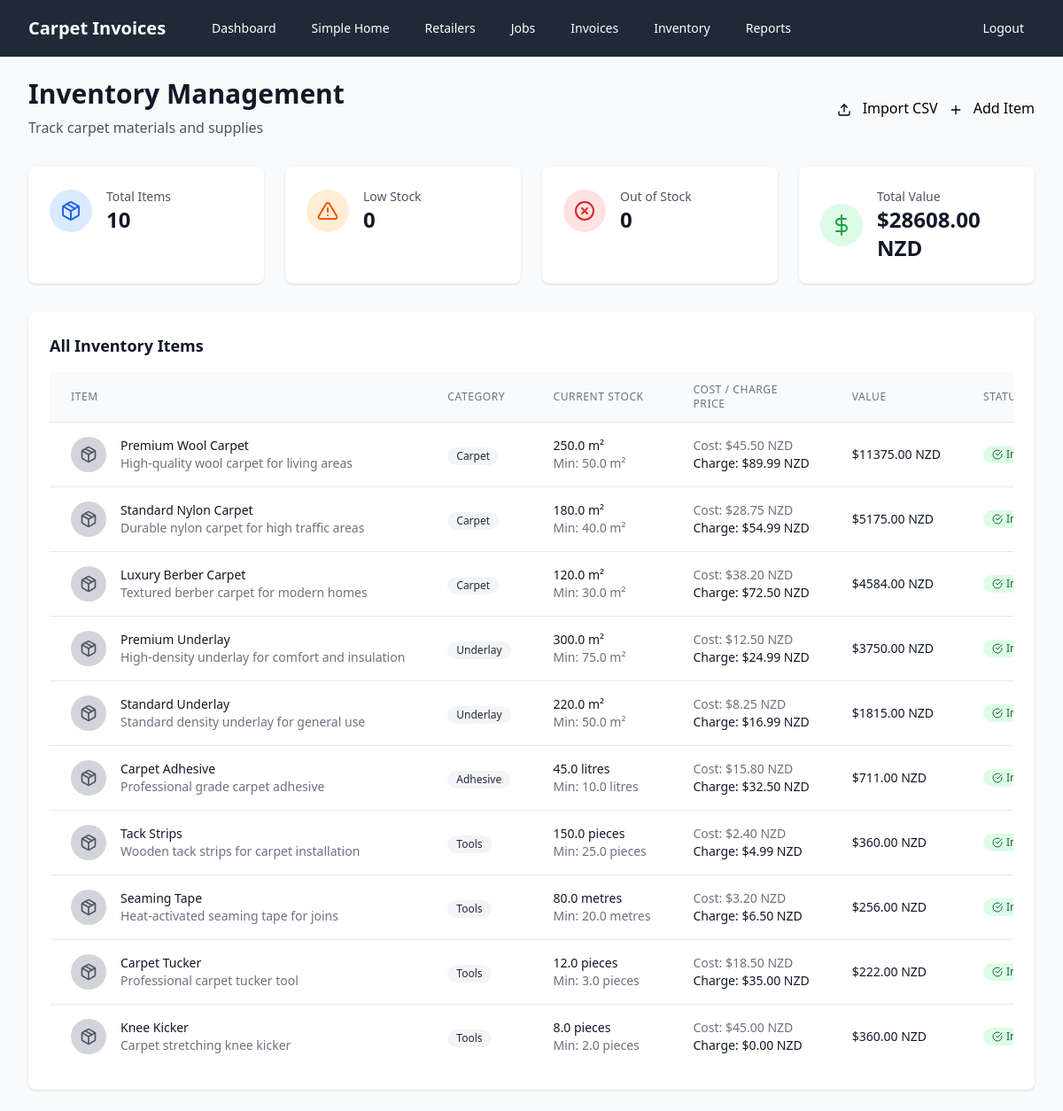
The page /inventory (signed in) on the database its author committed.
### models.py (models this page shows, shortened)
class InventoryItem(db.Model):
    id = db.Column(db.Integer, primary_key=True)
    name = db.Column(db.String(200), nullable=False)
    description = db.Column(db.String(500))
    category = db.Column(db.String(100), nullable=False)  # carpet, underlay, tools, adhesive, etc.
    unit = db.Column(db.String(50), nullable=False)  # m², linear metres, pieces, litres, etc.
    unit_cost = db.Column(db.Float, nullable=False, default=0.0)  # What you pay for the item
    charge_price = db.Column(db.Float, nullable=False, default=0.0)  # What you charge customers
    current_stock = db.Column(db.Float, nullable=False, default=0.0)
    minimum_stock = db.Column(db.Float, nullable=False, default=0.0)
    supplier = db.Column(db.String(200))
    supplier_code = db.Column(db.String(100))
    date_created = db.Column(db.Date, nullable=False, default=datetime.now().date)
    is_active = db.Column(db.Boolean, nullable=False, default=True)
    stock_movements = relationship("StockMovement", back_populates="inventory_item", cascade="all, delete-orphan")
    @property
    def stock_status(self):
        if self.current_stock <= 0:
            return 'out_of_stock'
        elif self.current_stock <= self.minimum_stock:
            return 'low_stock'
        else:
            return 'in_stock'
    @property
    def total_value(self):
        return self.current_stock * self.unit_cost

### app.py (the view)
@app.route('/inventory')
@login_required
def inventory():
    items = db.session.query(InventoryItem).filter_by(is_active=True).all()
    total_items = len(items)
    low_stock_items = [item for item in items if item.stock_status == 'low_stock']
    out_of_stock_items = [item for item in items if item.stock_status == 'out_of_stock']
    total_value = sum(item.total_value for item in items)
    return render_template('inventory.html',
                         items=items,
                         total_items=total_items,
                         low_stock_count=len(low_stock_items),
                         out_of_stock_count=len(out_of_stock_items),
                         total_value=total_value,
                         low_stock_items=low_stock_items[:5],  # Show first 5 for quick view
                         out_of_stock_items=out_of_stock_items[:5])

### app.py (called while the page is built)
def login_required(f):
    from functools import wraps
    @wraps(f)
    def decorated_function(*args, **kwargs):
        if not session.get('logged_in'):
            return redirect(url_for('login'))
        return f(*args, **kwargs)
    return decorated_function

def format_nz_currency(amount):
    return f"${amount:.2f} NZD"

@app.template_filter('nz_currency')
def nz_currency_filter(amount):
    return format_nz_currency(amount)

### templates/inventory.html (shortened to what this page needs)
{% extends "base.html" %}
{% block content %}
<div class="flex flex-col sm:flex-row justify-between items-start sm:items-center mb-8">
    <div>
        <h1 class="text-3xl font-bold text-gray-900">Inventory Management</h1>
        <p class="mt-2 text-gray-600">Track carpet materials and supplies</p>
    </div>
    <div class="mt-4 sm:mt-0 flex gap-3">
        <a href="{{ url_for('import_inventory_csv') }}" class="btn-secondary">
            <i data-feather="upload" class="inline h-4 w-4 mr-2"></i>
            Import CSV
        </a>
        <a href="{{ url_for('add_inventory_item') }}" class="btn-primary">
            <i data-feather="plus" class="inline h-4 w-4 mr-2"></i>
            Add Item
        </a>
    </div>
</div>
<div class="grid grid-cols-1 md:grid-cols-4 gap-6 mb-8">
    <div class="bg-white rounded-lg shadow p-6">
        <div class="flex items-center">
            <div class="p-3 rounded-full bg-blue-100">
                <i data-feather="package" class="h-6 w-6 text-blue-600"></i>
            </div>
            <div class="ml-4">
                <p class="text-sm font-medium text-gray-600">Total Items</p>
                <p class="text-2xl font-bold text-gray-900">{{ total_items }}</p>
            </div>
        </div>
    </div>
    <div class="bg-white rounded-lg shadow p-6">
        <div class="flex items-center">
            <div class="p-3 rounded-full bg-orange-100">
                <i data-feather="alert-triangle" class="h-6 w-6 text-orange-600"></i>
            </div>
            <div class="ml-4">
                <p class="text-sm font-medium text-gray-600">Low Stock</p>
                <p class="text-2xl font-bold text-gray-900">{{ low_stock_count }}</p>
            </div>
        </div>
    </div>
    <div class="bg-white rounded-lg shadow p-6">
        <div class="flex items-center">
            <div class="p-3 rounded-full bg-red-100">
                <i data-feather="x-circle" class="h-6 w-6 text-red-600"></i>
            </div>
            <div class="ml-4">
                <p class="text-sm font-medium text-gray-600">Out of Stock</p>
                <p class="text-2xl font-bold text-gray-900">{{ out_of_stock_count }}</p>
            </div>
        </div>
    </div>
    <div class="bg-white rounded-lg shadow p-6">
        <div class="flex items-center">
            <div class="p-3 rounded-full bg-green-100">
                <i data-feather="dollar-sign" class="h-6 w-6 text-green-600"></i>
            </div>
            <div class="ml-4">
                <p class="text-sm font-medium text-gray-600">Total Value</p>
                <p class="text-2xl font-bold text-gray-900">{{ total_value | nz_currency }}</p>
            </div>
        </div>
    </div>
</div>
<div class="bg-white rounded-lg shadow">
    <div class="p-6">
        <h2 class="text-lg font-semibold text-gray-900 mb-4">All Inventory Items</h2>
        {% if items %}
        <div class="overflow-x-auto">
            <table class="min-w-full divide-y divide-gray-200">
                <thead class="bg-gray-50">
                    <tr>
                        <th class="px-6 py-3 text-left text-xs font-medium text-gray-500 uppercase tracking-wider">
                            Item
                        </th>
                        <th class="px-6 py-3 text-left text-xs font-medium text-gray-500 uppercase tracking-wider">
                            Category
                        </th>
                        <th class="px-6 py-3 text-left text-xs font-medium text-gray-500 uppercase tracking-wider">
                            Current Stock
                        </th>
                        <th class="px-6 py-3 text-left text-xs font-medium text-gray-500 uppercase tracking-wider">
                            Cost / Charge Price
                        </th>
                        <th class="px-6 py-3 text-left text-xs font-medium text-gray-500 uppercase tracking-wider">
                            Value
                        </th>
                        <th class="px-6 py-3 text-left text-xs font-medium text-gray-500 uppercase tracking-wider">
                            Status
                        </th>
                    </tr>
                </thead>
                <tbody class="bg-white divide-y divide-gray-200">
                    {% for item in items %}
                    <tr class="hover:bg-gray-50">
                        <td class="px-6 py-4 whitespace-nowrap">
                            <div class="flex items-center">
                                <div class="flex-shrink-0 h-10 w-10">
                                    <div class="h-10 w-10 rounded-full bg-gray-300 flex items-center justify-center">
                                        <i data-feather="package" class="h-5 w-5 text-gray-600"></i>
                                    </div>
                                </div>
                                <div class="ml-4">
                                    <div class="text-sm font-medium text-gray-900">{{ item.name }}</div>
                                    <div class="text-sm text-gray-500">{{ item.description }}</div>
                                </div>
                            </div>
                        </td>
                        <td class="px-6 py-4 whitespace-nowrap">
                            <span class="inline-flex items-center px-2.5 py-0.5 rounded-full text-xs font-medium bg-gray-100 text-gray-800">
                                {{ item.category.title() }}
                            </span>
                        </td>
                        <td class="px-6 py-4 whitespace-nowrap">
                            <div class="text-sm text-gray-900">{{ item.current_stock }} {{ item.unit }}</div>
                            <div class="text-sm text-gray-500">Min: {{ item.minimum_stock }} {{ item.unit }}</div>
                        </td>
                        <td class="px-6 py-4 whitespace-nowrap text-sm text-gray-900">
                            <div class="text-sm text-gray-500">Cost: {{ item.unit_cost | nz_currency }}</div>
                            <div class="text-sm font-medium text-gray-900">Charge: {{ item.charge_price | nz_currency }}</div>
                        </td>
                        <td class="px-6 py-4 whitespace-nowrap text-sm font-medium text-gray-900">
                            {{ item.total_value | nz_currency }}
                        </td>
                        <td class="px-6 py-4 whitespace-nowrap">
                            {% if item.stock_status == 'out_of_stock' %}
                                <span class="inline-flex items-center px-2.5 py-0.5 rounded-full text-xs font-medium bg-red-100 text-red-800">
                                    <i data-feather="x-circle" class="w-3 h-3 mr-1"></i>
                                    Out of Stock
                                </span>
                            {% elif item.stock_status == 'low_stock' %}
                                <span class="inline-flex items-center px-2.5 py-0.5 rounded-full text-xs font-medium bg-orange-100 text-orange-800">
                                    <i data-feather="alert-triangle" class="w-3 h-3 mr-1"></i>
                                    Low Stock
                                </span>
                            {% else %}
                                <span class="inline-flex items-center px-2.5 py-0.5 rounded-full text-xs font-medium bg-green-100 text-green-800">
                                    <i data-feather="check-circle" class="w-3 h-3 mr-1"></i>
                                    In Stock
                                </span>
                            {% endif %}
                        </td>
                    </tr>
                    {% endfor %}
                </tbody>
            </table>
        </div>
        {% endif %}
    </div>
</div>
{% endblock %}

### templates/base.html (style rules this page uses)
.btn-primary { @apply bg-blue-600 hover:bg-blue-700 text-white font-semibold py-3 px-6 rounded-lg transition duration-200; }
.btn-secondary { @apply bg-gray-600 hover:bg-gray-700 text-white font-semibold py-3 px-6 rounded-lg transition duration-200; }

### rows shown on the page
InventoryItem: name "Premium Wool Carpet", description "High-quality wool carpet for living areas", category "Carpet", current_stock "250.0", unit "m²", minimum_stock "50.0", unit_cost|nz_currency "$45.50 NZD", charge_price|nz_currency "$89.99 NZD", total_value|nz_currency "$11375.00 NZD", shows "In Stock"
InventoryItem: name "Standard Nylon Carpet", description "Durable nylon carpet for high traffic areas", category "Carpet", current_stock "180.0", unit "m²", minimum_stock "40.0", unit_cost|nz_currency "$28.75 NZD", charge_price|nz_currency "$54.99 NZD", total_value|nz_currency "$5175.00 NZD", shows "In Stock"
InventoryItem: name "Luxury Berber Carpet", description "Textured berber carpet for modern homes", category "Carpet", current_stock "120.0", unit "m²", minimum_stock "30.0", unit_cost|nz_currency "$38.20 NZD", charge_price|nz_currency "$72.50 NZD", total_value|nz_currency "$4584.00 NZD", shows "In Stock"
InventoryItem: name "Premium Underlay", description "High-density underlay for comfort and insulation", category "Underlay", current_stock "300.0", unit "m²", minimum_stock "75.0", unit_cost|nz_currency "$12.50 NZD", charge_price|nz_currency "$24.99 NZD", total_value|nz_currency "$3750.00 NZD", shows "In Stock"
InventoryItem: name "Standard Underlay", description "Standard density underlay for general use", category "Underlay", current_stock "220.0", unit "m²", minimum_stock "50.0", unit_cost|nz_currency "$8.25 NZD", charge_price|nz_currency "$16.99 NZD", total_value|nz_currency "$1815.00 NZD", shows "In Stock"
InventoryItem: name "Carpet Adhesive", description "Professional grade carpet adhesive", category "Adhesive", current_stock "45.0", unit "litres", minimum_stock "10.0", unit_cost|nz_currency "$15.80 NZD", charge_price|nz_currency "$32.50 NZD", total_value|nz_currency "$711.00 NZD", shows "In Stock"
InventoryItem: name "Tack Strips", description "Wooden tack strips for carpet installation", category "Tools", current_stock "150.0", unit "pieces", minimum_stock "25.0", unit_cost|nz_currency "$2.40 NZD", charge_price|nz_currency "$4.99 NZD", total_value|nz_currency "$360.00 NZD", shows "In Stock"
InventoryItem: name "Seaming Tape", description "Heat-activated seaming tape for joins", category "Tools", current_stock "80.0", unit "metres", minimum_stock "20.0", unit_cost|nz_currency "$3.20 NZD", charge_price|nz_currency "$6.50 NZD", total_value|nz_currency "$256.00 NZD", shows "In Stock"
InventoryItem: name "Carpet Tucker", description "Professional carpet tucker tool", category "Tools", current_stock "12.0", unit "pieces", minimum_stock "3.0", unit_cost|nz_currency "$18.50 NZD", charge_price|nz_currency "$35.00 NZD", total_value|nz_currency "$222.00 NZD", shows "In Stock"
InventoryItem: name "Knee Kicker", description "Carpet stretching knee kicker", category "Tools", current_stock "8.0", unit "pieces", minimum_stock "2.0", unit_cost|nz_currency "$45.00 NZD", charge_price|nz_currency "$0.00 NZD", total_value|nz_currency "$360.00 NZD", shows "In Stock"

### other values the page prints
{{ total_items }} "10"
{{ low_stock_count }} "0"
{{ out_of_stock_count }} "0"
{{ total_value | nz_currency }} "$28608.00 NZD"
